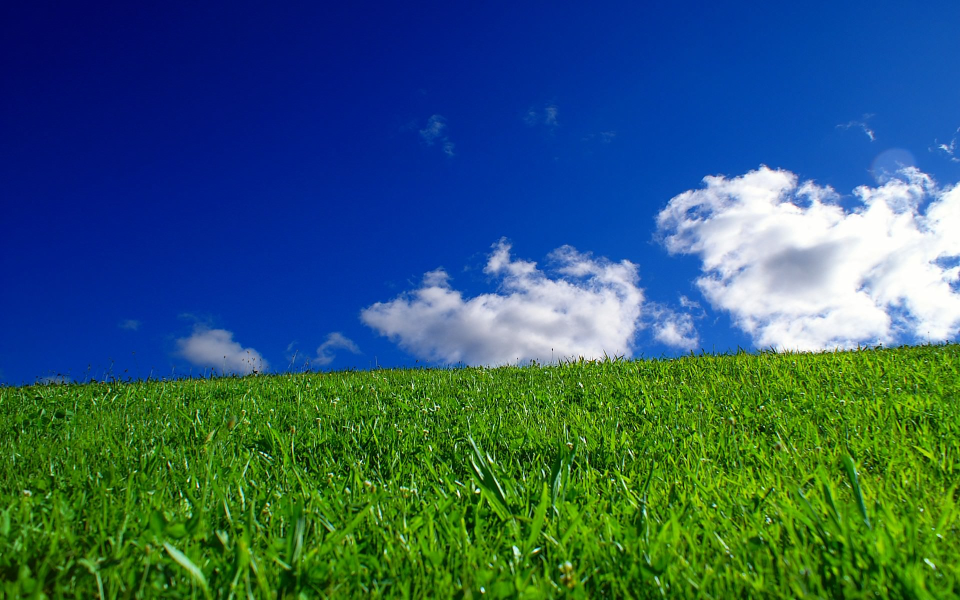
//> input picture images/glass.jpg, 1920 x 1200 px (shown at 1/2 size)
$ ./binary_image   (built with g++ and OpenCV 4)
//> lines starting //> are read from the running program, lines starting //| are printed output that depends on the picture
#include <opencv2/opencv.hpp>
#include <iostream>

int main(){
  std::string file_src = "/home/chikara/c++/opencv-4.5.5/OpenCV_Cppstudy/images/glass.jpg";
  cv::Mat image_src = cv::imread(file_src, 1);
//> image_src is the input picture: 1200 rows x 1920 cols, CV_8UC3; mean B, G, R 106.1, 93.5, 49.5
  cv::Mat image_dst, resize_src, resize_dst;

  if(!image_src.data){
    std::cout << "error" << std::endl;
    return 0;
  }

  cv::namedWindow("src", cv::WINDOW_NORMAL);
  int thresh = 200;
  cv::threshold(image_src, image_dst, thresh, 255, cv::THRESH_BINARY);
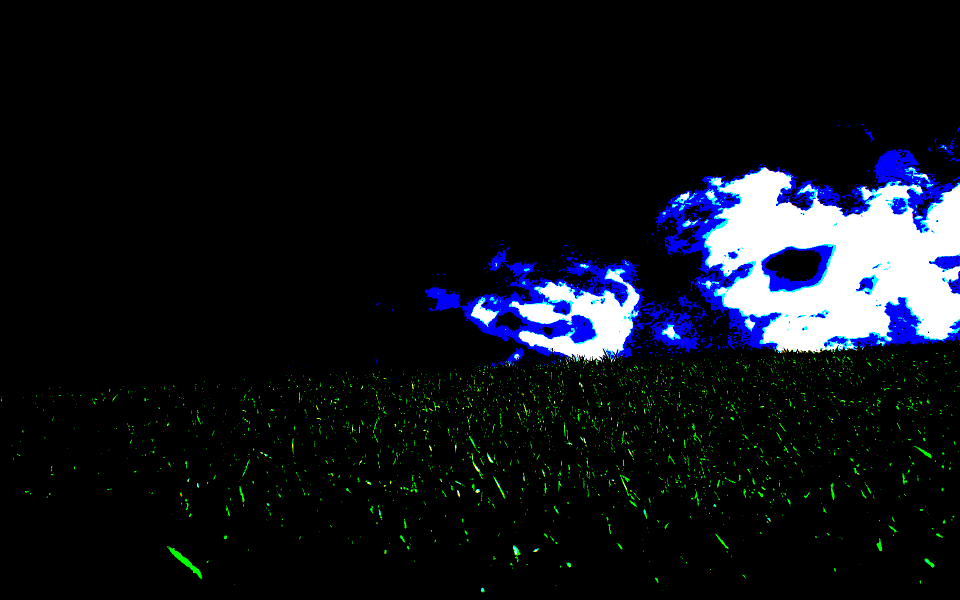
//> image_dst: 1200 rows x 1920 cols, CV_8UC3 (shown at 1/2 size); mean B, G, R 24.7, 18.3, 14.9

  cv::resize(image_src, resize_src, cv::Size(), 0.5, 0.5);
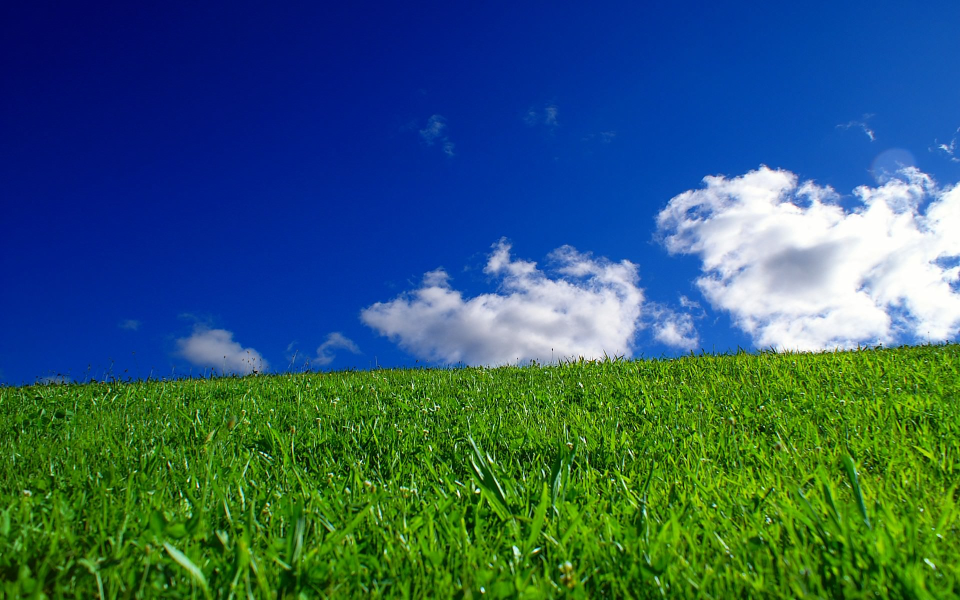
//> resize_src: 600 rows x 960 cols, CV_8UC3; mean B, G, R 106.2, 93.6, 49.6
  cv::resize(image_dst, resize_dst, cv::Size(), 0.5, 0.5);
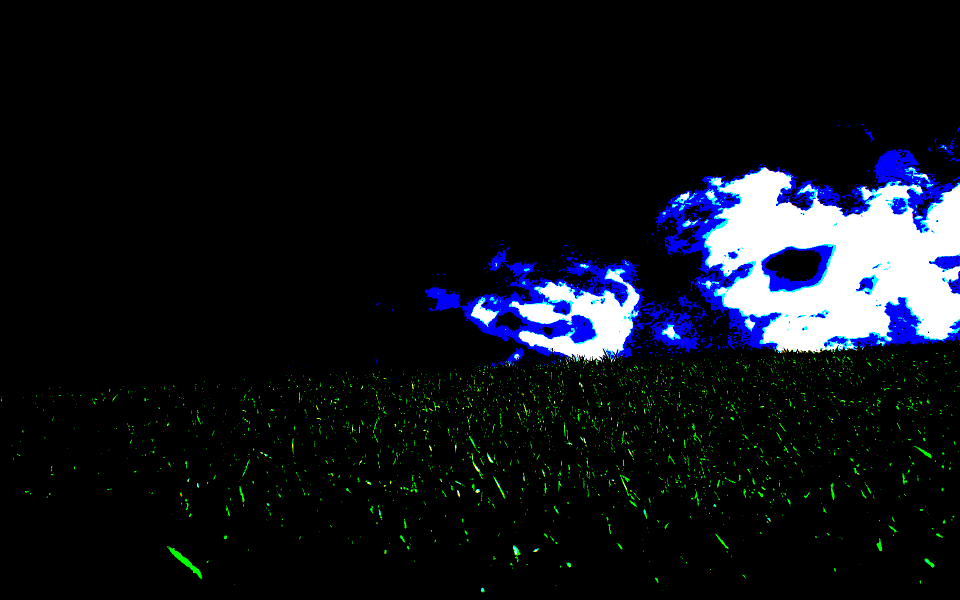
//> resize_dst: 600 rows x 960 cols, CV_8UC3; mean B, G, R 24.7, 18.3, 14.9

  cv::imshow("src", resize_src);
  cv::imshow("dst", resize_dst);

  cv::waitKey(0);
  return 0;
}

$ run again, with images/boxobject.jpg copied over images/glass.jpg
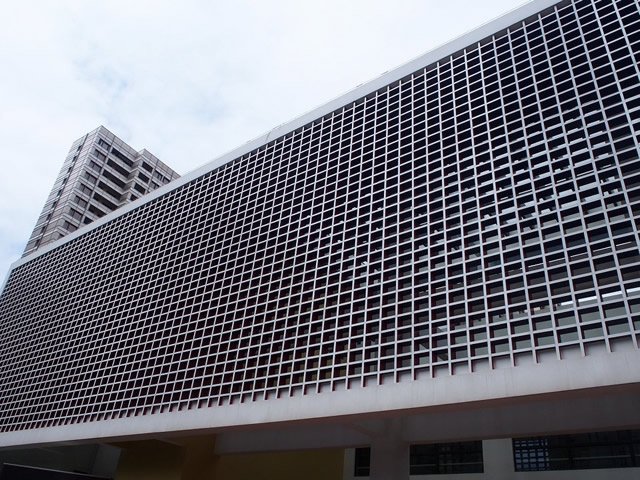
//> input picture images/boxobject.jpg, 640 x 480 px
//> image_src is the input picture: 480 rows x 640 cols, CV_8UC3; mean B, G, R 121.7, 112.7, 112.3
//> `cv::resize(image_src, resize_src, cv::Size(), 0.5, 0.5);`:
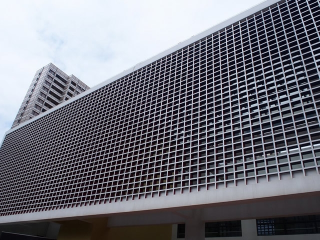
//> resize_src: 240 rows x 320 cols, CV_8UC3; mean B, G, R 121.9, 112.8, 112.4
//> `cv::resize(image_dst, resize_dst, cv::Size(), 0.5, 0.5);`:
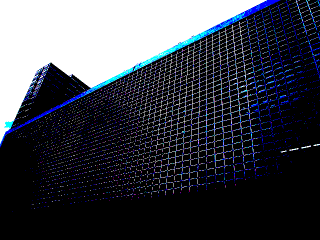
//> resize_dst: 240 rows x 320 cols, CV_8UC3; mean B, G, R 73.1, 64.4, 61.7

$ run again, with images/goldcoast.jpg copied over images/glass.jpg
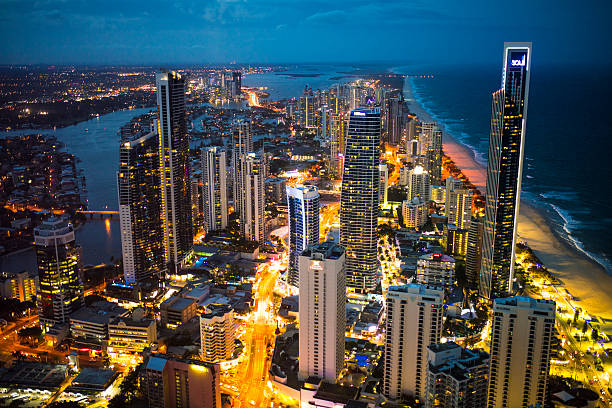
//> input picture images/goldcoast.jpg, 612 x 408 px
//> image_src is the input picture: 408 rows x 612 cols, CV_8UC3; mean B, G, R 79.3, 80.4, 72.3
//> `cv::resize(image_src, resize_src, cv::Size(), 0.5, 0.5);`:
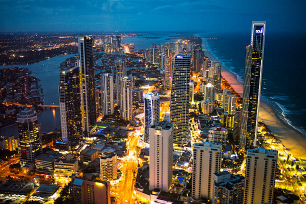
//> resize_src: 204 rows x 306 cols, CV_8UC3; mean B, G, R 79.4, 80.5, 72.4
//> `cv::resize(image_dst, resize_dst, cv::Size(), 0.5, 0.5);`:
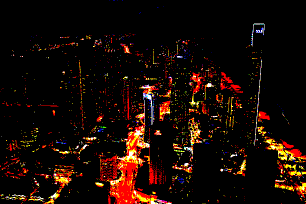
//> resize_dst: 204 rows x 306 cols, CV_8UC3; mean B, G, R 4.7, 10.7, 25.1

$ run again, with images/roundabout.jpg copied over images/glass.jpg
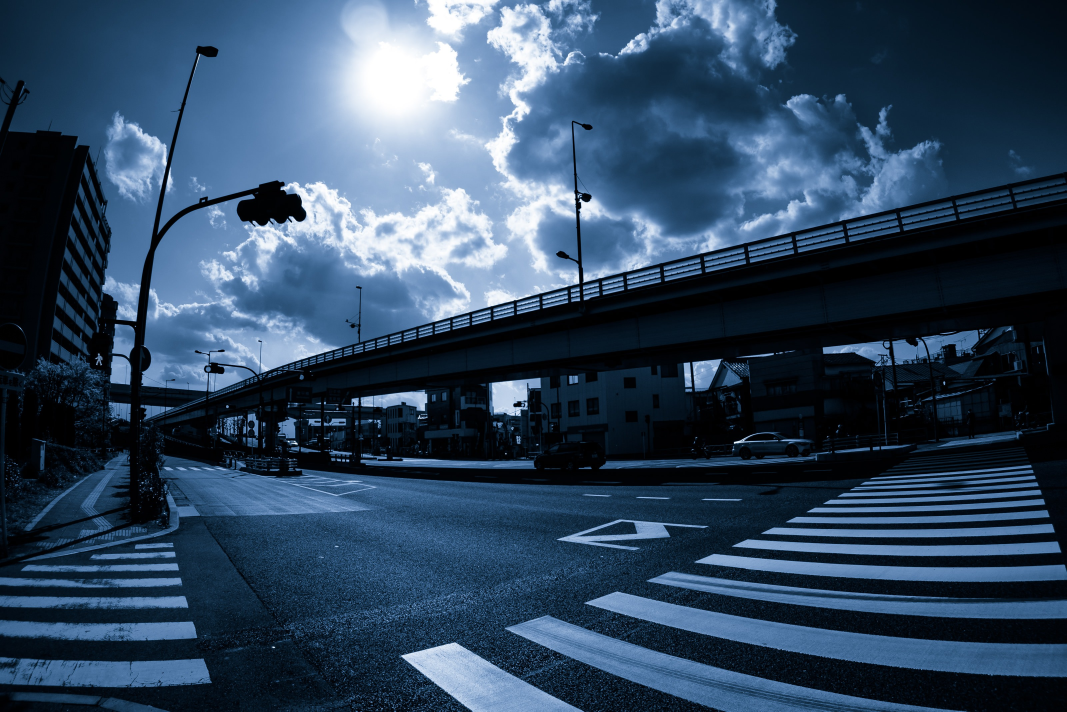
//> input picture images/roundabout.jpg, 3200 x 2135 px (shown at 1/3 size)
//> image_src is the input picture: 2135 rows x 3200 cols, CV_8UC3; mean B, G, R 95.1, 71.3, 48.8
//> `cv::threshold(image_src, image_dst, thresh, 255, cv::THRESH_BINARY);`:
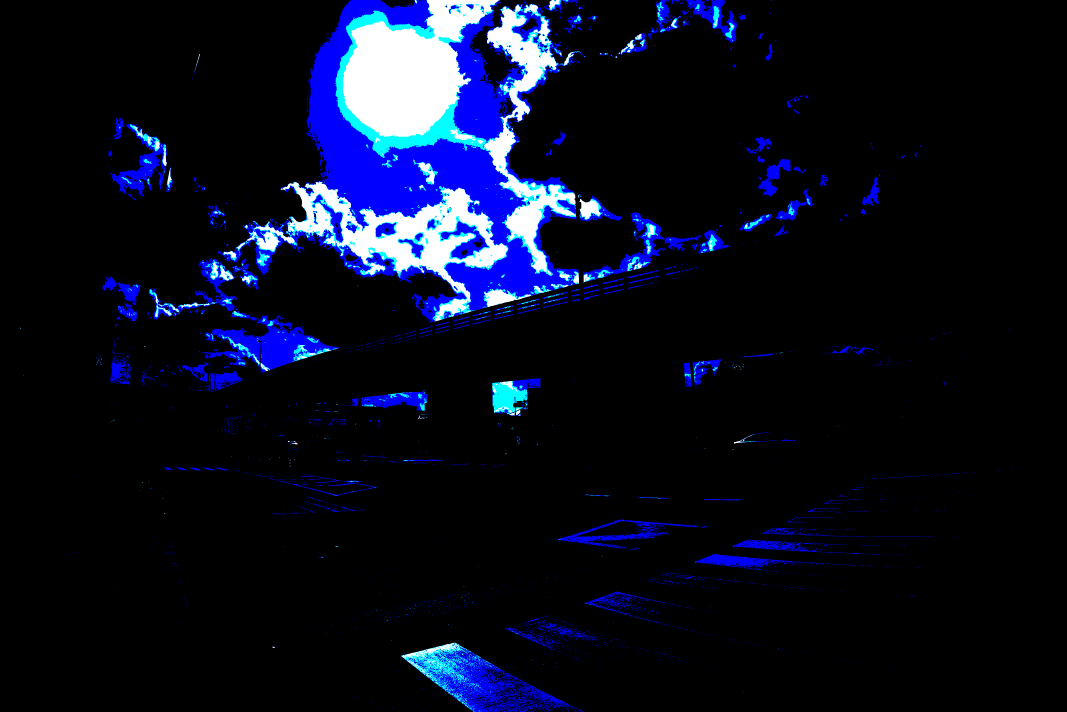
//> image_dst: 2135 rows x 3200 cols, CV_8UC3 (shown at 1/3 size); mean B, G, R 30.8, 13.5, 9.7
//> `cv::resize(image_dst, resize_dst, cv::Size(), 0.5, 0.5);`:
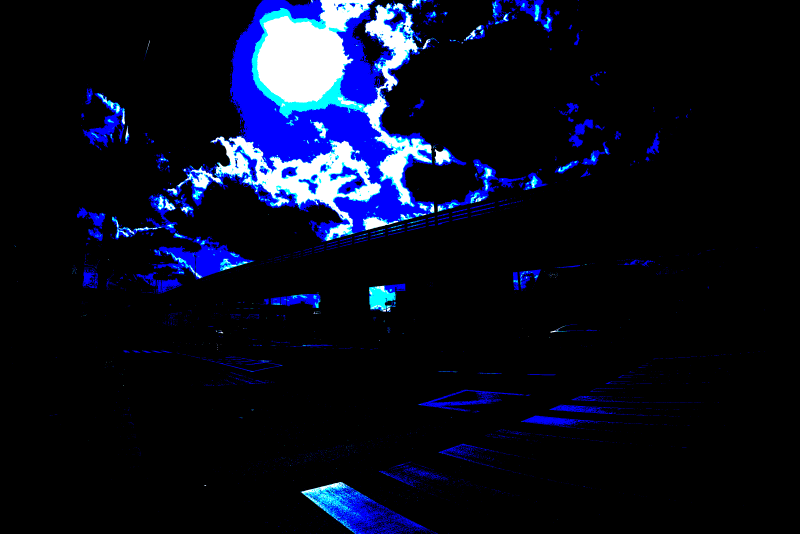
//> resize_dst: 1068 rows x 1600 cols, CV_8UC3 (shown at 1/2 size); mean B, G, R 30.8, 13.5, 9.7
